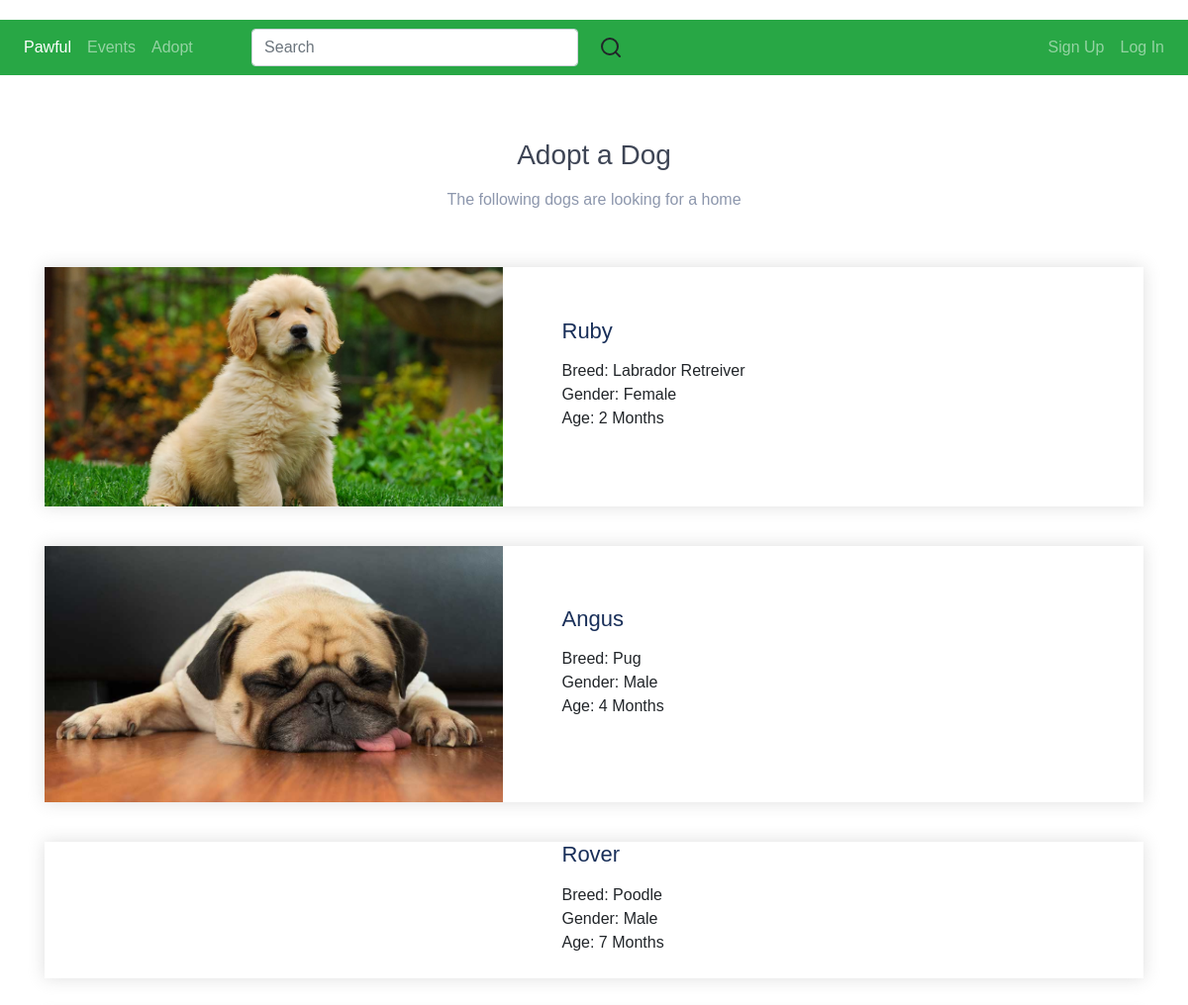
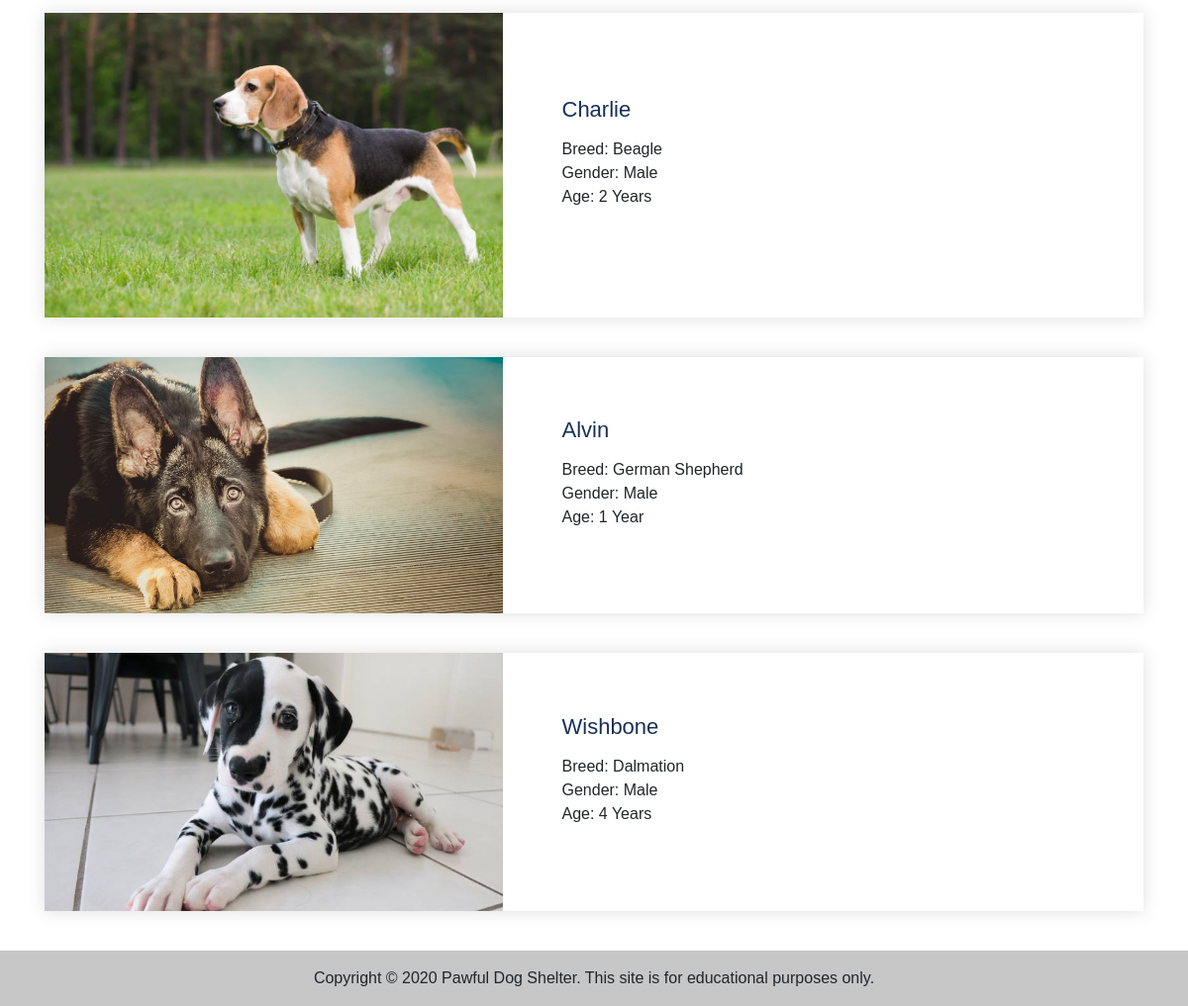
Screenshot of /adopt.php with the database file from the repository (2 pictures, top to bottom).
### tables this page shows
CREATE TABLE `dogs1` (
  `dogs_id` int(11) NOT NULL,
  `name` varchar(40) NOT NULL,
  `age` varchar(20) NOT NULL,
  `breed` varchar(40) NOT NULL,
  `gender` varchar(7) NOT NULL,
  `picture` varchar(50) NOT NULL
);

### adopt.php (the view, shortened to what this page needs)
<!DOCTYPE html>
<html lang="en">
<head>
  <link rel="stylesheet" href="https://maxcdn.bootstrapcdn.com/bootstrap/4.5.2/css/bootstrap.min.css">
  <link rel="stylesheet" href="https://cdnjs.cloudflare.com/ajax/libs/font-awesome/4.7.0/css/font-awesome.min.css">
    <link rel="stylesheet" href="styles2.css">
</head>
<body>
<nav class="navbar navbar-expand-sm bg-success navbar-dark justify-content-center">
	        <ul class="navbar-nav mr-auto">
            <li class="nav-item active">
                <a class="nav-link" href="index.php">Pawful</a>
            </li>
            <li class="nav-item">
                <a class="nav-link" href="events.php">Events</a>
            </li>
            <li class="nav-item">
                <a class="nav-link" href="adopt.php">Adopt</a>
            </li>
        </ul>
    <div class="navbar-collapse collapse w-100" id="collapsingNavbar3">
        <ul class="navbar-nav w-100 justify-content-center">
			    <li class="nav-item">
  <form class="form-inline" action="search.php">
    <input class="form-control mr-sm-2" style="width: 330px" type="text" name="query" placeholder="Search">
	         <button type="submit" class="btn btn-base">
             <svg xmlns="http://www.w3.org/2000/svg" width="24" height="24" viewBox="0 0 24 24" fill="none" stroke="currentColor" stroke-width="2" stroke-linecap="round" stroke-linejoin="round" class="feather feather-search"><circle cx="11" cy="11" r="8"></circle><line x1="21" y1="21" x2="16.65" y2="16.65"></line></svg>
             </button>
  </form>
  </li>
        </ul>
		  </div>
        <ul class="nav navbar-nav ml-auto w-100 l-100 justify-content-end">
            <li class="nav-item">
                <a class="nav-link" href="registration.php">Sign Up</a>
            </li>
			<?php
			if($email = $_SESSION['success']){
				?>
            <li class="nav-item">
                <a class="nav-link" href="logout.php">Log Out</a>
            </li>
			<?php
			}
			else{
				?>
			            <li class="nav-item">
                <a class="nav-link" href="login.php">Log In</a>
            </li>
			<?php
			}
			?>
        </ul>
</nav>
<div class="blog-home2 py-5">
  <div class="container">
    <div class="row justify-content-center">
      <div class="col-md-8 text-center">
        <h3 class="my-3">Adopt a Dog</h3>
        <h6 class="subtitle font-weight-normal">The following dogs are looking for a home</h6>
      </div>
    </div>
	</div>
	</div>
<?php
require_once("db.php");
$sql = "SELECT name, age, breed, gender, picture FROM dogs1";
$result = $con->query($sql);
if ($result->num_rows > 0) {
    while($row = $result->fetch_assoc()) {
        echo
"<link rel='stylesheet' href='https://cdnjs.cloudflare.com/ajax/libs/font-awesome/5.12.1/css/all.min.css' />
<div class='container'>
    <div class='row align-items-center event-block no-gutters margin-40px-bottom'>
        <div class='col-lg-5 col-sm-12'>
            <div class='position-relative'>
                <img src=".$row["picture"]." style='width:100%' alt=''>
            </div>
        </div>
        <div class='col-lg-7 col-sm-12'>
            <div class='padding-60px-lr md-padding-50px-lr sm-padding-30px-all xs-padding-25px-all'>
                <h5 class='margin-15px-bottom md-margin-10px-bottom font-size22 md-font-size20 xs-font-size18 font-weight-500'><a href='dog-info.html' class='text-theme-color'>". $row["name"]."</a></h5>
                Breed: ". $row["breed"]. "<br> Gender: ". $row["gender"]. "<br> Age: ". $row["age"]. "
</div>
<br>
            </div>
        </div>
    </div>
	</div>
</div>
</div>
</div>
	</div>"; }
} else {
    echo "Nothing matches this query";
}
?>
<footer class="bg-light text-center text-lg-start">
  <div class="text-center p-3" style="background-color: rgba(0, 0, 0, 0.2)">
      Copyright &copy; 2020  Pawful Dog Shelter.
                        This site is for educational purposes only.
  </div>
</footer>
    </body>
</html>

### styles2.css (style rules this page uses)
body { font-family: Arial; margin: 0; }
* { box-sizing: border-box; }
img { vertical-align: middle; }
.container { position: relative; }
.row:after { content: ""; display: table; clear: both; }
.active, .demo:hover { opacity: 1; }
* { margin: 0; padding: 0; box-sizing: border-box; }
.blog-home2 { font-family: "Montserrat", sans-serif; color: #8d97ad; font-weight: 300; }
.blog-home2 h1, .blog-home2 h2, .blog-home2 h3, .blog-home2 h4, .blog-home2 h5, .blog-home2 h6 { color: #3e4555; }
.blog-home2 .subtitle { color: #8d97ad; line-height: 24px; }
body { baackground:#f5f5f5; margin-top:20px; }
.event-block { box-shadow: 0px 0px 16px 0px rgba(187, 187, 187, 0.48) }
.position-relative { position: relative !important; }
.margin-40px-bottom { margin-bottom: 40px; }
.padding-60px-lr { padding-left: 60px; padding-right: 60px; }
.margin-15px-bottom { margin-bottom: 15px; }
.font-weight-500 { font-weight: 500; }
.font-size22 { font-size: 22px; }
.text-theme-color { color: #192f59; }

### rows the page displays
dogs1: picture (picture), name "Ruby", breed "Labrador Retreiver", gender "Female", age "2 Months"
dogs1: picture (picture), name "Angus", breed "Pug", gender "Male", age "4 Months"
dogs1: name "Rover", breed "Poodle", gender "Male", age "7 Months"
dogs1: picture (picture), name "Charlie", breed "Beagle", gender "Male", age "2 Years"
dogs1: picture (picture), name "Alvin", breed "German Shepherd", gender "Male", age "1 Year"
dogs1: picture (picture), name "Wishbone", breed "Dalmation", gender "Male", age "4 Years"
